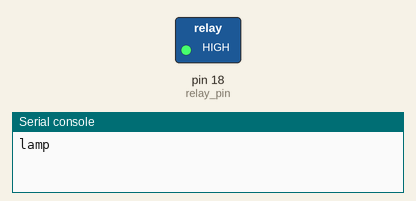
A program run on a simulated MicroPython board. Parts: switched loads named in the program (green lamp = pin HIGH), the last lines printed to the serial console.

Above: at 2.5 s.
At 7.5 s:
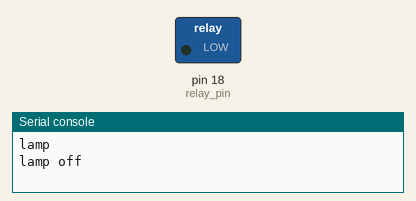
Timing chart, 0 to 13.0 s (numbered marks = the images above):
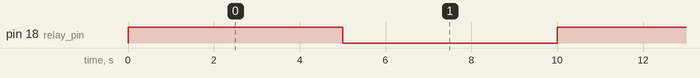

The program:

Relay.py
```python
# -*- coding: utf-8 -*-
"""
Relay  Module
@author: User
"""

import machine
import time

relay_pin = machine.Pin(18, machine.Pin.OUT)

def control_relay(state):
    relay_pin.value(state)

while True:
    control_relay(1)  # Turn on the relay
    print("lamp")
    time.sleep(5)
    control_relay(0)  # Turn off the relay
    print("lamp off")
    time.sleep(5)
```

Measured:
- by itself, pin 18 (relay_pin): alternates HIGH for 5.0 s and LOW for 5.0 s
